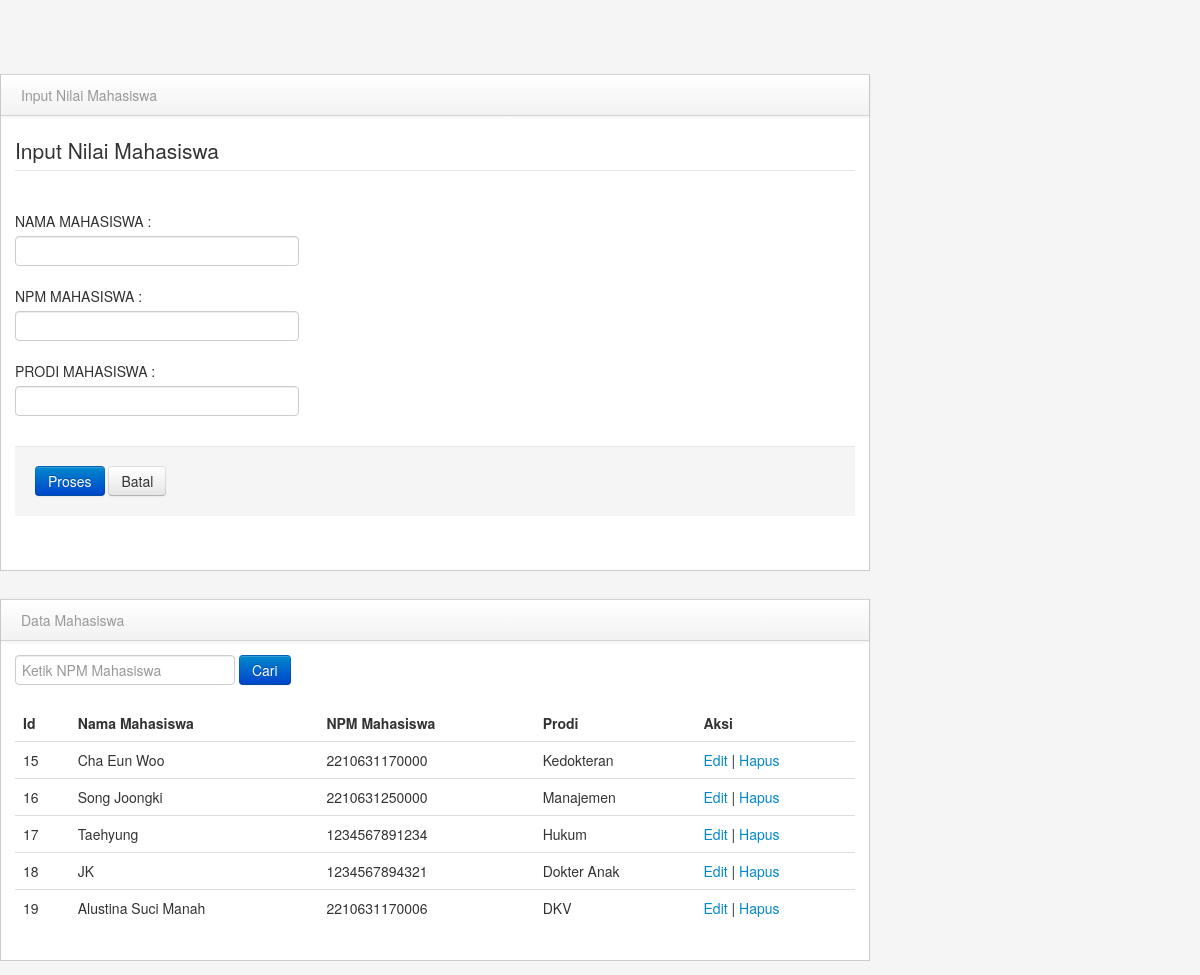
The page / on the database its author committed.
### tables this page shows
CREATE TABLE `mahasiswa` (
  `id` int(11) NOT NULL,
  `nama_mahasiswa` varchar(255) NOT NULL,
  `prodi` varchar(255) NOT NULL,
  `npm` varchar(13) NOT NULL
);

### index.php (the view, shortened to what this page needs)
<?php
include "koneksi.php";
$data_edit = isset($_GET['id']) ? mysqli_fetch_assoc(mysqli_query($koneksi, "SELECT * FROM mahasiswa WHERE id = " . $_GET['id'])) : null;
$search = isset($_GET['search']) ? $_GET['search'] : '';
if ($search != '') {
    $query = "SELECT * FROM mahasiswa WHERE npm = '$search'";
} else {
    $query = "SELECT * FROM mahasiswa";
}
$result = mysqli_query($koneksi, $query);
?>
<!DOCTYPE html>
<html lang="id">
<head>
    <link href="library/bootstrap/css/bootstrap.min.css" rel="stylesheet" media="screen">
    <link href="library/bootstrap/css/bootstrap-responsive.min.css" rel="stylesheet" media="screen">
    <link href="library/assets/styles.css" rel="stylesheet" media="screen">
</head>
<body>
    <div class="span9" id="content">
        <div class="row-fluid">
            <div class="block">
                <div class="navbar navbar-inner block-header">
                    <div class="muted pull-left">Input Nilai Mahasiswa</div>
                </div>
                <div class="block-content collapse in">
                    <div class="span12">
                        <form action="<?php echo isset($data_edit['id']) ? 'edit_data.php?id=' . $data_edit['id'] . '&proses=1' : 'percobaan8.php'; ?>" method="POST" enctype="multipart/form-data">
                            <fieldset>
                                <legend>Input Nilai Mahasiswa</legend>
                                <div class="control-group">
                                    <label class="control-label" for="NPM">NAMA MAHASISWA : </label>
                                    <div class="controls">
                                        <input type="text" class="input-xlarge focused" id="NPM" name="nama" value="<?php echo isset($data_edit['nama_mahasiswa']) ? $data_edit['nama_mahasiswa'] : ''; ?>">
                                    </div>
                                </div>
                                <div class="control-group">
                                          <label class="control-label" for="NPM">NPM MAHASISWA : </label>
                                          <div class="controls">
                                            <input type="text" class="input-xlarge focused" id="NPM" name="npm" value="<?php echo isset($data_edit['npm']) ? $data_edit['npm'] : ''; ?>">
                                          </div>
                                </div>
                                <div class="control-group">
                                    <label class="control-label" for="NPM">PRODI MAHASISWA : </label>
                                    <div class="controls">
                                        <input type="text" class="input-xlarge focused" id="NPM" name="prodi" value="<?php echo isset($data_edit['prodi']) ? $data_edit['prodi'] : ''; ?>">
                                    </div>
                                </div>
                                <div class="form-actions">
                                    <button type="submit" class="btn btn-primary">Proses</button>
                                    <button type="reset" class="btn">Batal</button>
                                </div>
                            </fieldset>
                        </form>
                    </div>
                </div>
            </div>
        </div>
        <div class="row-fluid">
            <div class="block">
                <div class="navbar navbar-inner block-header">
                    <div class="muted pull-left">Data Mahasiswa</div>
                </div>
                <div class="block-content collapse in">
                    <div class="span12">
                        <form method="GET" action="" class="form-inline" onsubmit="return validateNPM()">
                            <div class="input-group">
                                <input type="text" name="search" id="npmInput" placeholder="Ketik NPM Mahasiswa" class="form-control" value="<?php echo $search; ?>">
                                <span class="input-group-btn">
                                    <button type="submit" class="btn btn-primary">Cari</button>
                                </span>
                            </div>
                        </form>
                        <table class="table" id="mahasiswaTable">
                            <thead>
                                <tr>
                                    <th>Id</th>
                                    <th>Nama Mahasiswa</th>
                                    <th>NPM Mahasiswa</th>
                                    <th>Prodi</th>
                                    <th>Aksi</th>
                                </tr>
                            </thead>
                            <tbody>
                                <?php
                                while ($data = mysqli_fetch_assoc($result)) {
                                ?>
                                <tr>
                                    <td><?php echo $data['id'] ?></td>
                                    <td><?php echo $data['nama_mahasiswa'] ?></td>
                                    <td><?php echo $data['npm'] ?></td>
                                    <td><?php echo $data['prodi'] ?></td>
                                    <td><a href="index.php?id=<?php echo $data['id']; ?>">Edit</a> | <a href="hapus_data.php?id=<?php echo $data['id']; ?>">Hapus</a></td>
                                </tr>
                                <?php
                                }
                                ?>
                            </tbody>
                        </table>
                    </div>
                </div>
            </div>
        </div>
    </div>
</body>
</html>

### library/assets/styles.css (style rules this page uses)
body { padding-top: 0; padding-bottom: 40px; background-color: #f5f5f5; }
@media (min-width: 979px) { body { padding-top: 60px; } }
#content { margin-left:0px; }
.block { border: 1px solid #ccc; background: white; margin: 1em 0em; border-top: none; }
.block-content { margin: 1em; min-height: .25em; }
.block-header { margin-bottom: 0px; border-right: none; border-left: none; -webkit-border-radius: 0px; -moz-border-radius: 0px; border-radius: 0px; }
.block-header div { padding-top: 10px; }

### rows shown on the page
mahasiswa: id "15", nama_mahasiswa "Cha Eun Woo", npm "2210631170000", prodi "Kedokteran"
mahasiswa: id "16", nama_mahasiswa "Song Joongki", npm "2210631250000", prodi "Manajemen"
mahasiswa: id "17", nama_mahasiswa "Taehyung", npm "1234567891234", prodi "Hukum"
mahasiswa: id "18", nama_mahasiswa "JK", npm "1234567894321", prodi "Dokter Anak"
mahasiswa: id "19", nama_mahasiswa "Alustina Suci Manah", npm "2210631170006", prodi "DKV"
